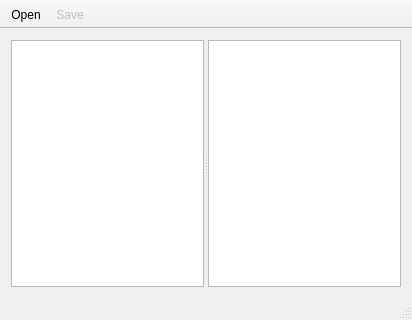
<?xml version="1.0" encoding="UTF-8"?>
<ui version="4.0">
 <class>MainWindow</class>
 <widget class="QMainWindow" name="MainWindow">
  <property name="geometry">
   <rect>
    <x>0</x>
    <y>0</y>
    <width>412</width>
    <height>320</height>
   </rect>
  </property>
  <property name="windowTitle">
   <string>MainWindow</string>
  </property>
  <widget class="QWidget" name="centralWidget">
   <property name="enabled">
    <bool>true</bool>
   </property>
   <property name="sizePolicy">
    <sizepolicy hsizetype="Expanding" vsizetype="Expanding">
     <horstretch>0</horstretch>
     <verstretch>0</verstretch>
    </sizepolicy>
   </property>
   <property name="maximumSize">
    <size>
     <width>16777215</width>
     <height>16777215</height>
    </size>
   </property>
   <layout class="QGridLayout" name="gridLayout">
    <item row="0" column="0">
     <widget class="QSplitter" name="splitter">
      <property name="sizePolicy">
       <sizepolicy hsizetype="Ignored" vsizetype="Preferred">
        <horstretch>0</horstretch>
        <verstretch>0</verstretch>
       </sizepolicy>
      </property>
      <property name="orientation">
       <enum>Qt::Horizontal</enum>
      </property>
      <widget class="QTreeWidget" name="treeWidget">
       <property name="sizePolicy">
        <sizepolicy hsizetype="Expanding" vsizetype="Expanding">
         <horstretch>0</horstretch>
         <verstretch>0</verstretch>
        </sizepolicy>
       </property>
       <property name="minimumSize">
        <size>
         <width>0</width>
         <height>0</height>
        </size>
       </property>
       <property name="indentation">
        <number>10</number>
       </property>
       <property name="headerHidden">
        <bool>true</bool>
       </property>
       <column>
        <property name="text">
         <string notr="true">1</string>
        </property>
       </column>
      </widget>
      <widget class="QGraphicsView" name="graphicsView">
       <property name="minimumSize">
        <size>
         <width>0</width>
         <height>0</height>
        </size>
       </property>
      </widget>
     </widget>
    </item>
   </layout>
  </widget>
  <widget class="QStatusBar" name="statusBar"/>
  <widget class="QToolBar" name="mainToolBar">
   <property name="movable">
    <bool>false</bool>
   </property>
   <property name="floatable">
    <bool>false</bool>
   </property>
   <attribute name="toolBarArea">
    <enum>TopToolBarArea</enum>
   </attribute>
   <attribute name="toolBarBreak">
    <bool>false</bool>
   </attribute>
   <addaction name="actionOpen"/>
   <addaction name="actionSave"/>
  </widget>
  <action name="actionOpen">
   <property name="text">
    <string>Open</string>
   </property>
  </action>
  <action name="actionSave">
   <property name="enabled">
    <bool>false</bool>
   </property>
   <property name="text">
    <string>Save</string>
   </property>
  </action>
 </widget>
 <layoutdefault spacing="6" margin="11"/>
 <resources/>
 <connections/>
</ui>
